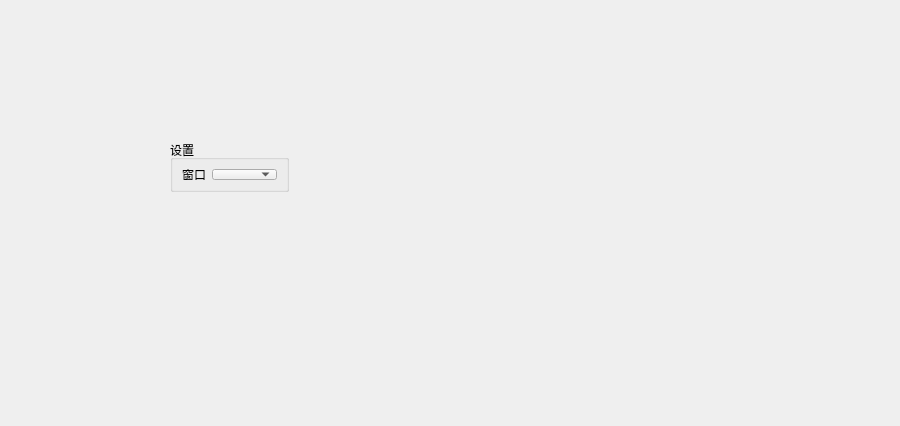
<?xml version="1.0" encoding="UTF-8"?>
<ui version="4.0">
 <class>monitorPreviewWidget</class>
 <widget class="QWidget" name="monitorPreviewWidget">
  <property name="geometry">
   <rect>
    <x>0</x>
    <y>0</y>
    <width>900</width>
    <height>426</height>
   </rect>
  </property>
  <property name="windowTitle">
   <string>Form</string>
  </property>
  <widget class="QGroupBox" name="groupBox">
   <property name="geometry">
    <rect>
     <x>170</x>
     <y>140</y>
     <width>119</width>
     <height>52</height>
    </rect>
   </property>
   <property name="title">
    <string>设置</string>
   </property>
   <layout class="QHBoxLayout" name="horizontalLayout">
    <item>
     <widget class="QLabel" name="label">
      <property name="text">
       <string>窗口</string>
      </property>
     </widget>
    </item>
    <item>
     <widget class="QComboBox" name="viewComboBox">
      <property name="sizePolicy">
       <sizepolicy hsizetype="Preferred" vsizetype="Fixed">
        <horstretch>0</horstretch>
        <verstretch>0</verstretch>
       </sizepolicy>
      </property>
     </widget>
    </item>
   </layout>
  </widget>
 </widget>
 <resources/>
 <connections/>
</ui>
